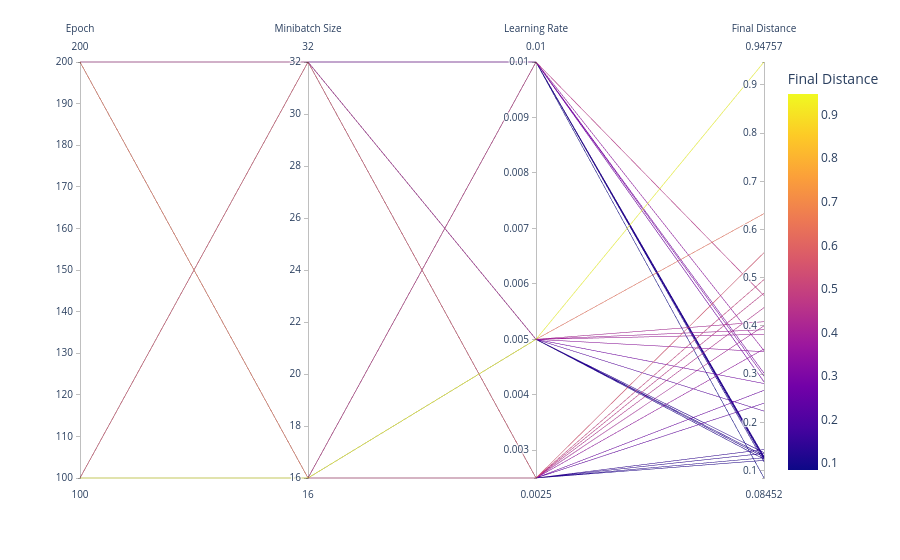

Write notebook code for a chart like this one.
### Code cell
import plotly.express as px

# Parallel coordinates plot
fig = px.parallel_coordinates(
    df, 
    color='final_dist', 
    labels={
        'epoch': 'Epoch', 
        'minibatch_size': 'Minibatch Size', 
        'learning_rate': 'Learning Rate', 
        'final_dist': 'Final Distance'
    },
    dimensions=['epoch', 'minibatch_size', 'learning_rate', 'final_dist']
)

fig.show()

### Figure 1 — Plotly figure (JSON) as saved in the notebook; plotly's stock layout.template omitted (floating-point values rounded to 4 significant figures)
{"data": [{"dimensions": [{"label": "Epoch", "values": [100, 100, 100, 100, 100, 100, 100, 100, 100, 100, 100, 100, 100, 100, 100, 100, 100, 100, 200, 200, 200, 200, 200, 200, 200, 200, 200, 200, 200, 200, 200, 200, 200, 200, 200, 200]}, {"label": "Minibatch Size", "values": [16, 16, 16, 16, 16, 16, 16, 16, 16, 32, 32, 32, 32, 32, 32, 32, 32, 32, 16, 16, 16, 16, 16, 16, 16, 16, 16, 32, 32, 32, 32, 32, 32, 32, 32, 32]}, {"label": "Learning Rate", "values": [0.01, 0.01, 0.01, 0.005, 0.005, 0.005, 0.0025, 0.0025, 0.0025, 0.01, 0.01, 0.01, 0.005, 0.005, 0.005, 0.0025, 0.0025, 0.0025, 0.01, 0.01, 0.01, 0.005, 0.005, 0.005, 0.0025, 0.0025, 0.0025, 0.01, 0.01, 0.01, 0.005, 0.005, 0.005, 0.0025, 0.0025, 0.0025]}, {"label": "Final Distance", "values": [0.1289, 0.3019, 0.08452, 0.2234, 0.9476, 0.3921, 0.1356, 0.4002, 0.4681, 0.1278, 0.2957, 0.1182, 0.1372, 0.4088, 0.128, 0.1435, 0.552, 0.1211, 0.4627, 0.3487, 0.1254, 0.1312, 0.3466, 0.633, 0.2398, 0.2665, 0.4962, 0.1227, 0.1264, 0.284, 0.1237, 0.3827, 0.2806, 0.1265, 0.3523, 0.438]}], "domain": {"x": [0, 1], "y": [0, 1]}, "line": {"color": [0.1289, 0.3019, 0.08452, 0.2234, 0.9476, 0.3921, 0.1356, 0.4002, 0.4681, 0.1278, 0.2957, 0.1182, 0.1372, 0.4088, 0.128, 0.1435, 0.552, 0.1211, 0.4627, 0.3487, 0.1254, 0.1312, 0.3466, 0.633, 0.2398, 0.2665, 0.4962, 0.1227, 0.1264, 0.284, 0.1237, 0.3827, 0.2806, 0.1265, 0.3523, 0.438], "coloraxis": "coloraxis"}, "name": "", "type": "parcoords"}], "layout": {"coloraxis": {"colorbar": {"title": {"text": "Final Distance"}}, "colorscale": [[0, "#0d0887"], [0.1111, "#46039f"], [0.2222, "#7201a8"], [0.3333, "#9c179e"], [0.4444, "#bd3786"], [0.5556, "#d8576b"], [0.6667, "#ed7953"], [0.7778, "#fb9f3a"], [0.8889, "#fdca26"], [1, "#f0f921"]]}, "legend": {"tracegroupgap": 0}, "margin": {"t": 60}}}
